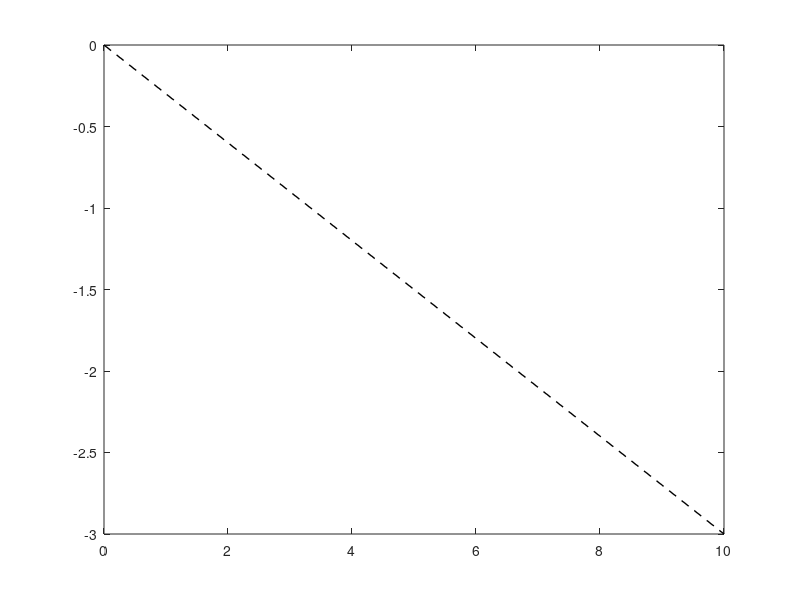

Source code (MATLAB): (Note: this script raises an error after producing the figure.)
% make a dy/dt vs y plot that shows steady states

clear;

% parameters
% ---

lambda = -0.3;
y_max = 10;

% plot dy/dt vs y
% ---

% matlab on Linux is kooky, please leave this figure size as is
figure('Visible', 'off', 'Position', [100, 100, 100, 80]);

% plot relationship
y_range = linspace(0, y_max, 11);
dydt = lambda .* y_range;
h = plot(y_range, dydt, "k--", "LineWidth", 1);
h.Color(4) = 0.1; % make faint

% line for y = 0
yline(0, "k", "LineWidth", 1);

% decorate
title("y versus dy/dt = -0.3 y")
xlabel("population size y")
ylabel("change in population size dy/dt")

% I want to be able to see the y = 0 arrows
xlim([-0.9, y_max]);
ylim([min(dydt) - 0.5, 0.9]);
yticks([-3, -2, -1, 0]);

exportgraphics(gcf, 'expon_decline_dydt.pdf', 'ContentType', 'vector', 'BackgroundColor', 'none')
